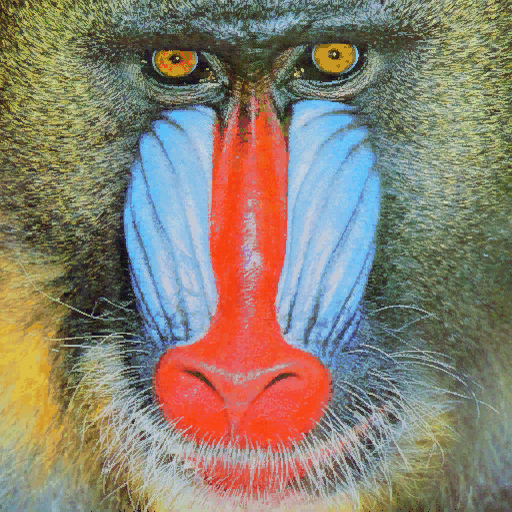
#> input picture P2/assets/mandril.jpg, 512 x 512 px
$ jupyter execute VC_P2.ipynb   (older library calls are emulated)   (text cells are left out)
#> lines starting #> are read from the running program, lines starting #| are printed output that depends on the picture; after the words box and inside, x2 and y2 are one past the last pixel; in counts of white or black regions, pixels touching at a corner belong together
[cell 1]
import cv2
import numpy as np
import matplotlib.pyplot as plt
from PIL import Image, ImageDraw, ImageFont

[cell 2]
img = cv2.imread('assets/mandril.jpg')
#> img is the input picture: shape (512, 512, 3); mean B, G, R 112.9, 128.5, 137.5
img = cv2.cvtColor(img, cv2.COLOR_BGR2RGB)
gris = cv2.cvtColor(img, cv2.COLOR_BGR2GRAY)
canny = cv2.Canny(gris, 60, 200)
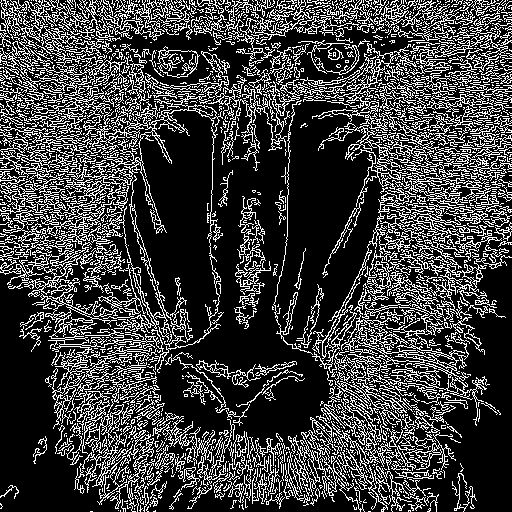
#> canny: shape (512, 512); 24.9% white in thin lines or dots

ggris = cv2.GaussianBlur(gris, (3, 3), 0)

#Calcula en ambas direcciones (horizontal y vertical)
sobelx = cv2.Sobel(ggris, cv2.CV_64F, 1, 0)  # x
sobely = cv2.Sobel(ggris, cv2.CV_64F, 0, 1)  # y

#Combina ambos resultados
sobel = cv2.add(sobelx, sobely)

sobel8 = cv2.convertScaleAbs(sobel)
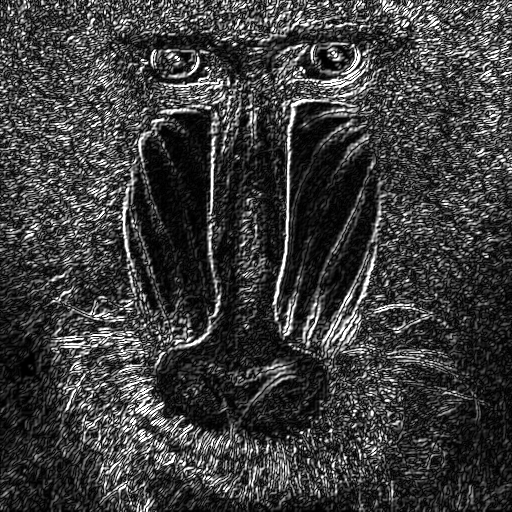
#> sobel8: shape (512, 512); min 0, max 255, mean 60.9

[cell 3]
# Cuenta el número de píxeles blancos (255) por fila
# Suma los valores de los pixeles por fila
rows_counts = cv2.reduce(canny, 1, cv2.REDUCE_SUM, dtype=cv2.CV_32SC1)
#> rows_counts = 512 values, max 57885 at index 12, min 8415 at index 510, mean 32450.7
# Valor maximo
maximo = np.max(rows_counts)
#> maximo = 57885
maxfil = maximo // 255
#> maxfil = 227
print(maximo)
#| 57885

canny_resaltado = cv2.cvtColor(canny, cv2.COLOR_GRAY2RGB)
#> canny_resaltado: shape (512, 512, 3); 24.9% white in thin lines or dots

# Normaliza en base al número de filas, primer valor devuelto por shape, y al valor máximo del píxel (255)
# El resultado será el número de píxeles blancos por fila
rows = np.zeros((rows_counts.shape[0], 1), dtype=np.float32)
#> rows = 512 values from 0 to 0

filas_posiciones = []
for i in range(rows_counts.shape[0]):
    # Resalta las filas que superan el 90% del valor máximo de píxeles blancos
    if (maximo * 0.9 <= rows_counts[i][0]):
        filas_posiciones.append(i)  # Guardar la posición de la fila resaltada
        cv2.line(canny_resaltado, (0, i), (canny.shape[1]-1, i), (255, 0, 0), 1)  # Dibuja línea azul en la fila resaltada

    rows[i][0] = (rows_counts[i][0] / (255 * canny.shape[1]))
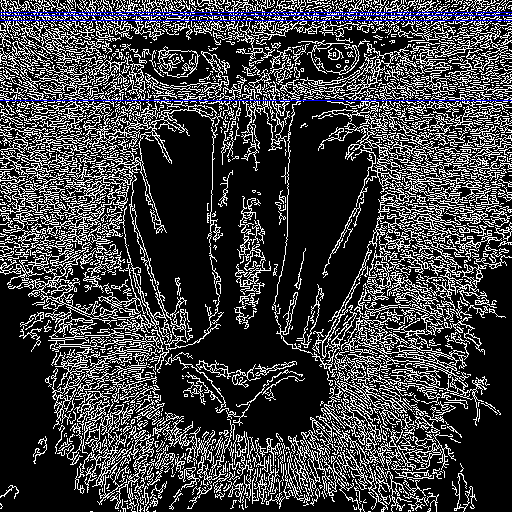
#> canny_resaltado: shape (512, 512, 3); mean B, G, R 64.5, 62.6, 62.6
#> after the loop, filas_posiciones = [12, 15, 20, 100]; rows = 512 values, max 0.443 at index 12, min 0.0645 at index 510, mean 0.249

print("Filas resaltadas (índices):", filas_posiciones, "Número de filas resaltadas:", len(filas_posiciones))
#| Filas resaltadas (índices): [12, 15, 20, 100] Número de filas resaltadas: 4
print("Maximo de píxeles blancos por fila:", maxfil)
#| Maximo de píxeles blancos por fila: 227

#Muestra dicha cuenta gráficamente
plt.figure()
plt.subplot(1, 2, 1)
plt.axis("off")
plt.title("Canny")
plt.imshow(canny, cmap='gray')

plt.subplot(1, 2, 2)
plt.title("Respuesta de Canny")
plt.xlabel("Filas")
plt.ylabel("% píxeles")
plt.plot(rows)
#Rango en x definido por las filas
plt.xlim([0, canny.shape[0]])

plt.figure()
plt.subplot(1, 2, 1)
plt.axis("off")
plt.title("Canny Resaltado")
plt.imshow(canny_resaltado)
#> figure, not shown here; panel 2: curve peaks at x = 12, y = 0.443

[cell 4]
# Define valor umbral
valorUmbral = 70

# Imagen umbralizada para dicho valor definido
_, sobel8Umbralizada = cv2.threshold(sobel8, valorUmbral, 255, cv2.THRESH_BINARY)
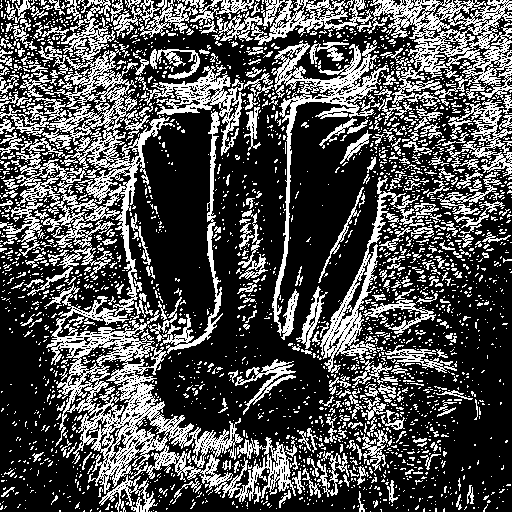
#> sobel8Umbralizada: shape (512, 512); 31.7% white in thin lines or dots

# Conteo por filas y columnas de la imagen umbralizada

sobel8Umbralizado_resaltado = cv2.cvtColor(sobel8Umbralizada, cv2.COLOR_GRAY2RGB)
#> sobel8Umbralizado_resaltado: shape (512, 512, 3); 31.7% white in thin lines or dots

# Columnas
col_counts = cv2.reduce(sobel8Umbralizada, 0, cv2.REDUCE_SUM, dtype=cv2.CV_32SC1)
cols = col_counts[0] / (255 * sobel8Umbralizada.shape[0])
#> cols = 512 values, max 0.572 at index 127, min 0.158 at index 265, mean 0.317

maximo_col = np.max(col_counts)
#> maximo_col = 74715
maxfil_col = maximo_col // 255
#> maxfil_col = 293
print("Máximo de píxeles blancos por columna:", maxfil_col)
#| Máximo de píxeles blancos por columna: 293

filas_posiciones_col = []

for i in range(col_counts.shape[1]):
    # Resalta las filas que superan el 90% del valor máximo de píxeles blancos
    if (maximo_col * 0.9 <= col_counts[0][i]):
        filas_posiciones_col.append(i)  # Guardar la posición de la fila resaltada
        cv2.line(img, (i, 0), (i, sobel8Umbralizada.shape[0]-1), (255, 255, 0), 1)  # Dibuja línea amarilla en la fila resaltada
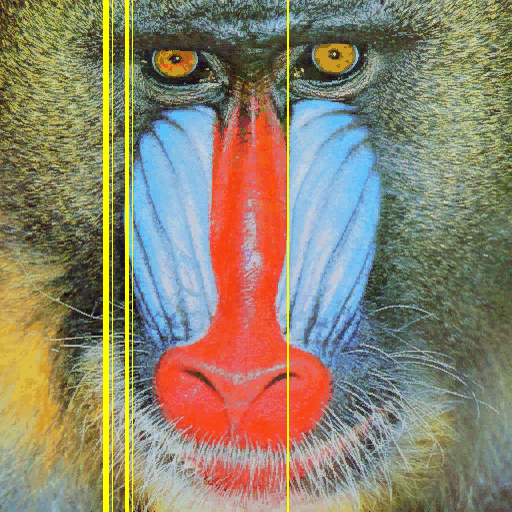
#> img: shape (512, 512, 3); mean R, G, B 141.3, 132.3, 110
#> after the loop, filas_posiciones_col = [103, 104, 105, 106, 107, 108, 112, 125, 126, 127, 128, 132, 287, 288]

print("Columnas resaltadas (índices):", filas_posiciones_col, "\nNúmero de columnas resaltadas:", len(filas_posiciones_col))
#| Columnas resaltadas (índices): [103, 104, 105, 106, 107, 108, 112, 125, 126, 127, 128, 132, 287, 288]
#| Número de columnas resaltadas: 14


plt.figure()
plt.subplot(1, 2, 1)
plt.axis("off")
plt.title("Sobel Umbralizado")
plt.imshow(sobel8Umbralizada, cmap='gray')

plt.subplot(1, 2, 2)
plt.title("Respuesta de Sobel Umbralizado columnas")
plt.xlabel("Columnas")
plt.ylabel("% píxeles")
plt.plot(cols)
#Rango en x definido por las columnas
plt.xlim([0, sobel8Umbralizada.shape[1]])


# Filas
rows_counts = cv2.reduce(sobel8Umbralizada, 1, cv2.REDUCE_SUM, dtype=cv2.CV_32SC1)
#> rows_counts = 512 values, max 76500 at index 3, min 9690 at index 510, mean 41447.5

# Valor maximo
maximo_row = np.max(rows_counts)
#> maximo_row = 76500
maxfil_row = maximo_row // 255
#> maxfil_row = 300
print("\nMáximo de píxeles blancos por fila:", maximo_row)
#| Máximo de píxeles blancos por fila: 76500

# Normaliza en base al número de filas, primer valor devuelto por shape, y al valor máximo del píxel (255)
# El resultado será el número de píxeles blancos por fila
rows = np.zeros((rows_counts.shape[0], 1), dtype=np.float32)
#> rows = 512 values from 0 to 0
filas_posiciones_row = []
for i in range(rows_counts.shape[0]):
    # Resalta las filas que superan el 90% del valor máximo de píxeles blancos
    if (maximo_row * 0.9 <= rows_counts[i][0]):
        filas_posiciones_row.append(i)  # Guardar la posición de la fila resaltada
        cv2.line(img, (0, i), (sobel8Umbralizada.shape[1]-1, i), (255, 0, 0), 1)  # Dibuja línea en la fila resaltada

    rows[i][0] = (rows_counts[i][0] / (255 * sobel8Umbralizada.shape[1]))
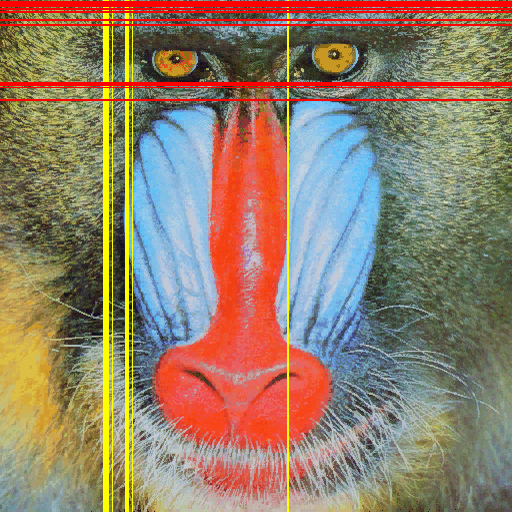
#> img: shape (512, 512, 3); 4.1% of pixels changed, all inside (x1, y1, x2, y2) = (0, 1, 512, 101)
#> after the loop, filas_posiciones_row = [1, 2, 3, 4, 5, 6, 8, 9, 11, 12, 19, 20, 24, 25, 82, 83, 84, 85, 87, 99, 100]; rows = 512 values, max 0.586 at index 3, min 0.0742 at index 510, mean 0.317

print("Filas resaltadas (índices):", filas_posiciones_row, "\nNúmero de filas resaltadas:", len(filas_posiciones_row))
#| Filas resaltadas (índices): [1, 2, 3, 4, 5, 6, 8, 9, 11, 12, 19, 20, 24, 25, 82, 83, 84, 85, 87, 99, 100]
#| Número de filas resaltadas: 21

#Muestra dicha cuenta gráficamente
plt.figure()
plt.subplot(1, 2, 1)
plt.axis("off")
plt.title("Sobel Umbralizado")
plt.imshow(sobel8Umbralizada, cmap='gray')

plt.subplot(1, 2, 2)
plt.title("Respuesta de Sobel Umbralizado filas")
plt.xlabel("Filas")
plt.ylabel("% píxeles")
plt.plot(rows)
#Rango en x definido por las filas
plt.xlim([0, sobel8Umbralizada.shape[0]])

plt.figure()
plt.subplot(1, 2, 1)
plt.axis("off")
plt.title("Imagen Original con Filas y Columnas Resaltadas")
plt.imshow(img)
#> figure, not shown here; panel 2: curve peaks at x = 127, y = 0.572
#> figure, not shown here; panel 2: curve peaks at x = 3, y = 0.586

[cell 5]
vid = cv2.VideoCapture(0)

ret, frame_anterior = vid.read()
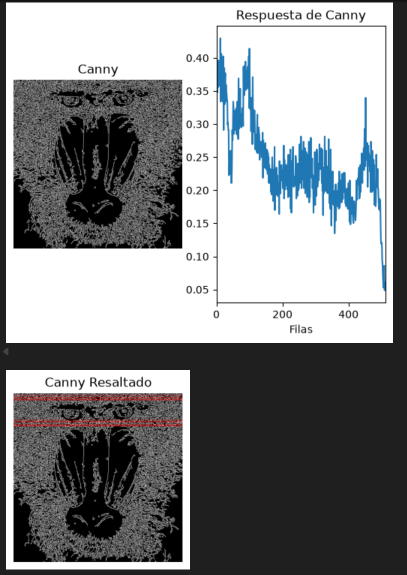
#> input picture P2/assets/Tarea1.png, 814 x 1150 px, given in place of the camera (shown at 1/2 size)
#> frame_anterior is the input picture: shape (1150, 814, 3); mean B, G, R 140.4, 138.6, 136.7
if ret:
    gris_anterior = cv2.cvtColor(frame_anterior, cv2.COLOR_BGR2GRAY)
    # Desenfoque gaussiano para reducir ruido en la imagen
    gris_anterior = cv2.GaussianBlur(gris_anterior, (21, 21), 0)
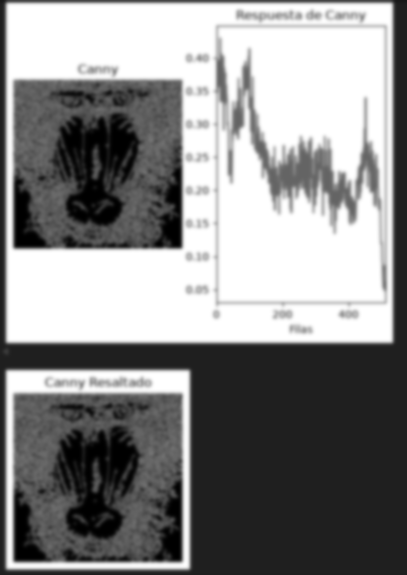
#> gris_anterior: shape (1150, 814) (shown at 1/2 size); min 0, max 255, mean 138.3

while True:
    ret, frame = vid.read()
    if not ret:
        break

    gris = cv2.cvtColor(frame, cv2.COLOR_BGR2GRAY)
    gris = cv2.GaussianBlur(gris, (21, 21), 0)

    # Detección de movimiento por diferencia absoluta entre fotogramas
    resta = cv2.absdiff(gris_anterior, gris)
#> resta: shape (1150, 814); every value is 0

    # Binarización y dilatación para aislar y agrupar los píxeles en movimiento
    _, umbral = cv2.threshold(resta, 25, 255, cv2.THRESH_BINARY)
    umbral = cv2.dilate(umbral, None, iterations=2)

    # Búsqueda de contornos externos
    contornos, _ = cv2.findContours(umbral, cv2.RETR_EXTERNAL, cv2.CHAIN_APPROX_SIMPLE)
#> contornos = []

    # Preparación del lienzo en Pillow (RGB) para el renderizado del texto
    frame_rgb = cv2.cvtColor(frame, cv2.COLOR_BGR2RGB)
    img_pil = Image.fromarray(frame_rgb)
    draw = ImageDraw.Draw(img_pil)


    if contornos:
        # Identificar el contorno de mayor tamaño
        contorno_max = max(contornos, key=cv2.contourArea)

        # Ignorar movimientos minúsculos para evitar parpadeos por ruido
        if cv2.contourArea(contorno_max) > 1500:
            # Extraer las coordenadas del rectángulo delimitador (bounding box)
            (x, y, w, h) = cv2.boundingRect(contorno_max)

            # Renderizado del bloque de privacidad
            draw.rectangle(((x, y), (x + w, y + h)), fill="black")

    # Conversión inversa a BGR para visualización correcta en OpenCV
    frame_final = cv2.cvtColor(np.array(img_pil), cv2.COLOR_RGB2BGR)
    frame_final_volteado = cv2.flip(frame_final, 1)  # Voltear horizontalmente para efecto espejo
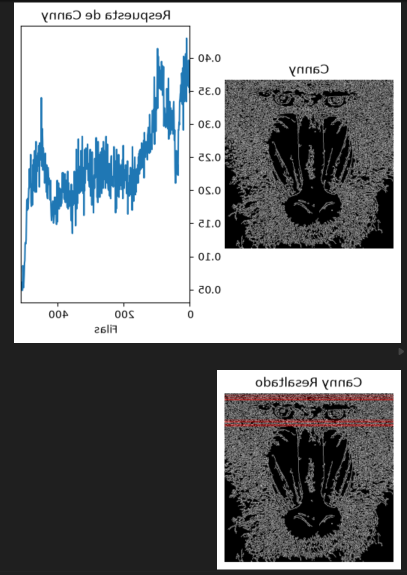
#> frame_final_volteado: shape (1150, 814, 3) (shown at 1/2 size); mean B, G, R 140.4, 138.6, 136.7


    # Actualizar el frame de referencia para la próxima iteración
    gris_anterior = gris.copy()

    cv2.imshow('My Little Piece of Privacy - Digital', frame_final_volteado)

    if cv2.waitKey(20) == 27:
#> (key Esc is pressed here)
        break

vid.release()
cv2.destroyAllWindows()

[cell 6]
vid = cv2.VideoCapture(0)

ret, frame_anterior = vid.read()
if ret:
    gris_anterior = cv2.cvtColor(frame_anterior, cv2.COLOR_BGR2GRAY)
    # Desenfoque gaussiano para reducir ruido en la imagen
    gris_anterior = cv2.GaussianBlur(gris_anterior, (21, 21), 0)

while True:
    ret, frame = vid.read()
    if not ret:
        break

    gris = cv2.cvtColor(frame, cv2.COLOR_BGR2GRAY)
    gris = cv2.GaussianBlur(gris, (21, 21), 0)

    # Detección de movimiento por diferencia absoluta entre fotogramas
    resta = cv2.absdiff(gris_anterior, gris)

    # Binarización y dilatación para aislar y agrupar los píxeles en movimiento
    _, umbral = cv2.threshold(resta, 25, 255, cv2.THRESH_BINARY)
    umbral = cv2.dilate(umbral, None, iterations=2)

    # Búsqueda de contornos externos
    contornos, _ = cv2.findContours(umbral, cv2.RETR_EXTERNAL, cv2.CHAIN_APPROX_SIMPLE)

    # Preparación del lienzo en Pillow (RGB) para el renderizado del texto
    frame_rgb = cv2.cvtColor(frame, cv2.COLOR_BGR2RGB)
    img_pil = Image.fromarray(frame_rgb)
    draw = ImageDraw.Draw(img_pil)


    if contornos:
        # Identificar el contorno de mayor tamaño
        contorno_max = max(contornos, key=cv2.contourArea)

        # Ignorar movimientos minúsculos para evitar parpadeos por ruido
        if cv2.contourArea(contorno_max) > 1500:
            # Extraer las coordenadas del rectángulo delimitador (bounding box)
            (x, y, w, h) = cv2.boundingRect(contorno_max)

            # Renderizado del bloque de privacidad
            # Dibujamos una cara de gato cuando se mueve algo en la cámara
            draw.circle((x , y), h+100, fill="brown")  # Círculo blanco como fondo
            draw.circle((x + w//2, y + h - 200), min(w, h)//4, fill="black")  # Círculo azul como ojo arriba de la nariz
            draw.circle((x - w//2, y + h - 200), min(w, h)//4, fill="black")  # Círculo azul como ojo arriba de la nariz
            draw.polygon([(x - w//2, y + h - 100), (x + w//2, y + h - 100), (x, y + h)], fill="orange")  # Triángulo rojo como nariz
            draw.arc([(x - w//2, y + h - 50), (x + w//2, y + h + 50)], start=0, end=180, fill="black", width=6)  # Arco rojo como sonrisa
            draw.line([(x - w//2, y + h - 70), (x - w, y + h - 100)], fill="black", width=3)  # Bigote izquierdo
            draw.line([(x + w//2, y + h - 70), (x + w, y + h - 100)], fill="black", width=3)  # Bigote derecho
            draw.line([(x - w//2, y + h - 50), (x - w, y + h - 50)], fill="black", width=3)  # Bigote izquierdo
            draw.line([(x + w//2, y + h - 50), (x + w, y + h - 50)], fill="black", width=3)  # Bigote derecho
            draw.line([(x - w//2, y + h - 25), (x - w, y + h)], fill="black", width=3)  # Bigote izquierdo
            draw.line([(x + w//2, y + h - 25), (x + w, y + h)], fill="black", width=3)  # Bigote derecho


    # Conversión inversa a BGR para visualización correcta en OpenCV
    frame_final = cv2.cvtColor(np.array(img_pil), cv2.COLOR_RGB2BGR)
    frame_final_volteado = cv2.flip(frame_final, 1)  # Voltear horizontalmente para efecto espejo


    # Actualizar el frame de referencia para la próxima iteración
    gris_anterior = gris.copy()

    cv2.imshow('My Little Piece of Privacy - Digital', frame_final_volteado)

    if cv2.waitKey(20) == 27:
#> (key Esc is pressed here)
        break

vid.release()
cv2.destroyAllWindows()

[cell 7]
import winsound

vid = cv2.VideoCapture(0)

# Primer fotograma de referencia
_, frame_ant = vid.read()
gris_ant = cv2.cvtColor(frame_ant, cv2.COLOR_BGR2GRAY)

try:
    fuente = ImageFont.truetype("arial.ttf", 32)
except IOError:
    fuente = ImageFont.load_default()
espera_sonido = 0  # Evita que el sonido se repita en cada fotograma continuo

while True:
    ret, frame = vid.read()
    if not ret:
        break

    gris = cv2.cvtColor(frame, cv2.COLOR_BGR2GRAY)

    # Diferencia entre fotogramas y binarización
    resta = cv2.absdiff(gris_ant, gris)
    _, mascara = cv2.threshold(resta, 30, 255, cv2.THRESH_BINARY)

    # Conteo directo de píxeles blancos en movimiento
    pixeles_mov = cv2.countNonZero(mascara)
#> pixeles_mov = 0

    # Alarma si se superan 40.000 píxeles activos
    alerta = pixeles_mov > 40000
#> alerta = False

    if alerta:
        if espera_sonido == 0:
            winsound.PlaySound("assets/alert.wav", winsound.SND_FILENAME | winsound.SND_ASYNC)  # Sonido de alerta sin congelar el vídeo
            espera_sonido = 25      # Espera 25 fotogramas antes de volver a pitar

        # Marco rojo exterior de aviso
        cv2.rectangle(frame, (0, 0), (frame.shape[1] - 1, frame.shape[0] - 1), (0, 0, 255), 20)

    if espera_sonido > 0:
        espera_sonido -= 1

    # Texto informativo con Pillow
    img_pil = Image.fromarray(cv2.cvtColor(frame, cv2.COLOR_BGR2RGB))
    draw = ImageDraw.Draw(img_pil)
    texto = "¡ALERTA: MUCHO MOVIMIENTO!" if alerta else f"Pixeles activos: {pixeles_mov}"
#> texto = 'Pixeles activos: 0'
    color_texto = "red" if alerta else "black"
#> color_texto = 'black'
    draw.text((20, 20), texto, font=fuente, fill=color_texto)
    frame_final = cv2.cvtColor(np.array(img_pil), cv2.COLOR_RGB2BGR)
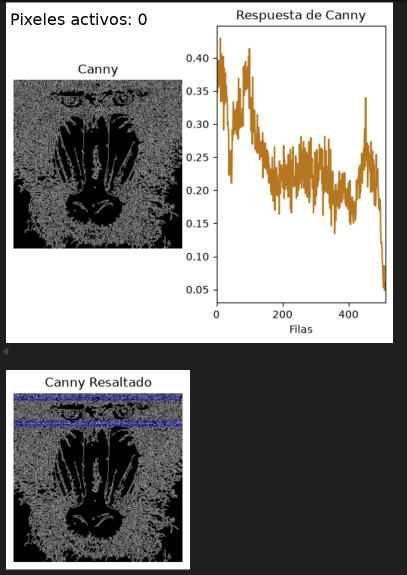
#> frame_final: shape (1150, 814, 3) (shown at 1/2 size); mean R, G, B 139.9, 138.1, 136.2

    gris_ant = gris
    cv2.imshow("Alarma de Movimiento", frame_final)

    if cv2.waitKey(20) == 27:
#> (key Esc is pressed here)
        break

vid.release()
cv2.destroyAllWindows()
